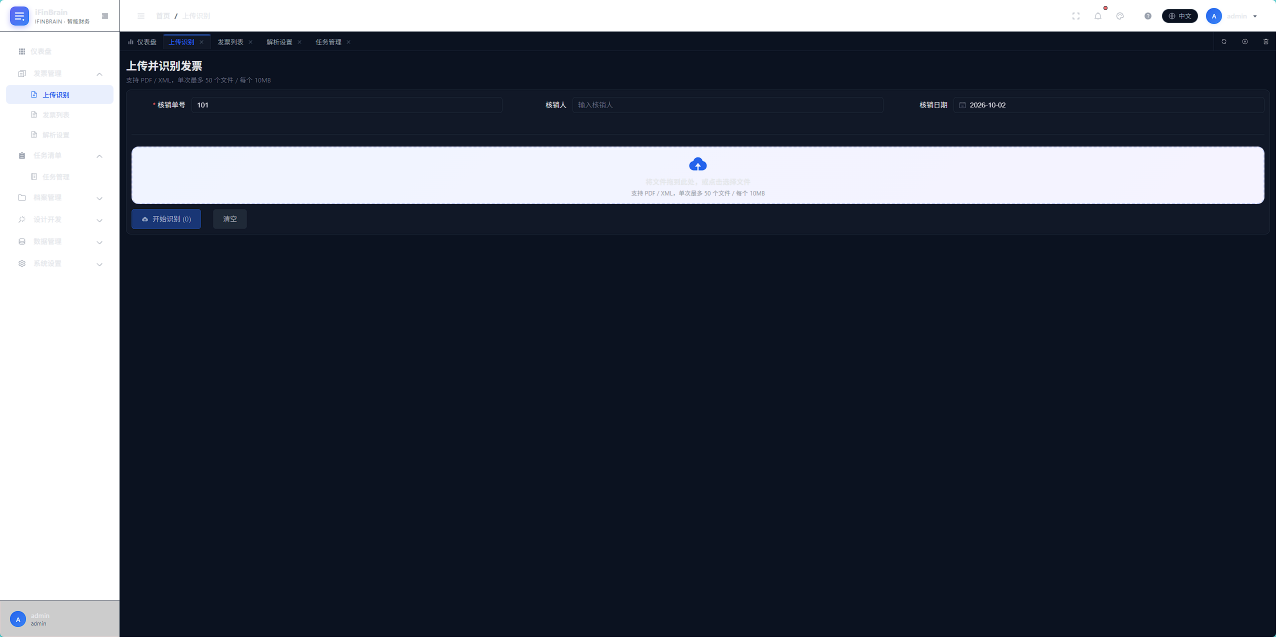
#> input picture image.png, 2552 x 1274 px (shown at 1/2 size)
$ python normalize_cover.py ../../../../image.png ../../../../image.png
#> lines starting #> are read from the running program, lines starting #| are printed output that depends on the picture
#> in normalize, im is the input picture: PIL image 2552x1274 RGB; mean R, G, B 63.5, 69.2, 81.5
"""
把浏览器整页截图归一化成标准封面尺寸（900x383）。
浏览器面板可能带非 100% 缩放，整页截图里 html/body 区域只占左上角一小块，
且边界外是 html 默认纯白背景 —— 靠这一点自动探测设计区，再缩放到目标尺寸。
"""
import sys, os
from PIL import Image


def detect_design_box(im):
    """返回设计区 (w, h)：从左上角起、非洋红画布区域的实际像素尺寸。

    页面里 html 被显式设成洋红（#ff00ff）作为边界标记，body 的设计区盖在其上，
    浏览器面板缩放会让设计区只占画布左上角一小块，靠颜色突变即可稳定探测。
    """
    px = im.convert('RGB').load()
    W, H = im.size
#> W = 2552; H = 1274
    need = 3
    probe_x = min(6, W - 1)
#> probe_x = 6

    # 边界判据：洋红及其抗锯齿混色。设计区用到的颜色与洋红区分度很高——
    #   红区 (254,226,226) / 蓝区 (232,239,255) 的 g 都在 226+，
    #   深色标题条 (39,44,63) 的 r/b 远低于 200，
    #   而洋红 (255,0,255) 及混色都是 r,b 高、g 接近 0。
    def is_edge_marker(c):
        return c[0] > 200 and c[2] > 200 and c[1] < 200

    def is_pure_marker(c):
        return c[0] > 245 and c[1] < 30 and c[2] > 245

    # 两遍扫描。
    #
    # 为什么必须分两遍：探测线打在深色元素上（如 cover B 顶部的深色标题条）时，
    # 深色与洋红之间有一整条宽达十几像素的混色渐变带，这段带子不满足标记判据，
    # 直接扫会把这截渐变带一起裁进来，右边就留一条紫边。
    # 反之，探测线打在浅色元素上时，浅色与洋红几乎一步就到判据边界，定位精确。
    #
    # 所以：先用左侧列定出高度 h，再在 [0,h) 内挑几个浅色高度各扫一次宽度，取最小值。

    # 第 1 遍：左列扫描定高度（x 极小处必是设计区左缘的浅色区）
    h = H
#> h = 1274
    run = 0
    for y in range(0, H):
        if is_edge_marker(px[probe_x, y]):
            run += 1
            if run >= need:
                h = y - run + 1
                break
        else:
            run = 0
    h = max(1, h)

    # 第 2 遍：在多个高度上扫描宽度，取最紧的那个
    def scan_w(y):
#> called with y = 6
        if y < 0 or y >= H:
            return W
        run = 0
        for x in range(0, W):
            if is_edge_marker(px[x, y]):
                run += 1
                if run >= need:
                    return x - run + 1
            else:
                run = 0
        return W

    probes = {min(6, h - 1),
              int(h * 0.20), int(h * 0.35), int(h * 0.50),
              int(h * 0.65), int(h * 0.80), int(h * 0.92)}
    w = min(scan_w(y) for y in probes if 0 <= y < h) if h > 1 else W

    return max(1, w), h


def normalize(src, dst, target=(1800, 766)):
    im = Image.open(src).convert('RGB')
    bw, bh = detect_design_box(im)
    box = im.crop((0, 0, bw, bh))
    out = box.resize(target, Image.LANCZOS)
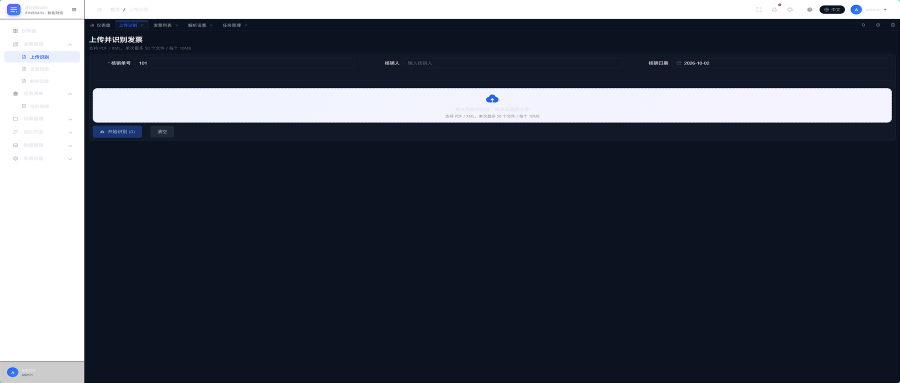
#> out: PIL image 1800x766 RGB (shown at 1/2 size); mean R, G, B 63.4, 69.1, 81.4
    out.save(dst, 'PNG', optimize=True)
    # 校验：输出四边不得残留洋红标记像素
    px = out.load()
    W, H = out.size
    edge = []
    for x in range(0, W, 7):
        edge.append(px[x, 0])
        edge.append(px[x, H - 1])
    for y in range(0, H, 7):
        edge.append(px[0, y])
        edge.append(px[W - 1, y])
    bad = [c for c in edge if c[0] > 200 and c[2] > 200 and c[1] < 200]
    print(f'{os.path.basename(src)}')
    print(f'   原始 {im.size[0]}x{im.size[1]} -> 设计区 {bw}x{bh}'
          f' (采样缩放 {bw/target[0]:.3f}x) -> 输出 {out.size[0]}x{out.size[1]}')
#|    原始 2552x1274 -> 设计区 2552x1274 (采样缩放 1.418x) -> 输出 1800x766
    print(f'   边缘纯洋红残留: {len(bad)} 个 -> {"干净" if not bad else "仍有杂边，需检查"}')
#|    边缘纯洋红残留: 0 个 -> 干净
    return dst


if __name__ == '__main__':
    normalize(sys.argv[1], sys.argv[2])
